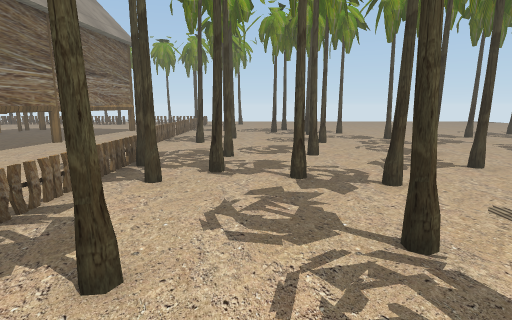
[1] (above)

22 first-person views from a walk through a scene from a Unity 3-D project. The camera is 1.3 m above the floor, tilts 10° down and sees 80° across. The floor is counted in squares, 1 m on a side. Each view is taken from the middle of a square. On the plan, view 1 faces up. The plan holds only what a view shows up to about 14 squares ahead; the rest is blank. The place goes on beyond the plan. Some surface patterns are stand-ins.

[2]
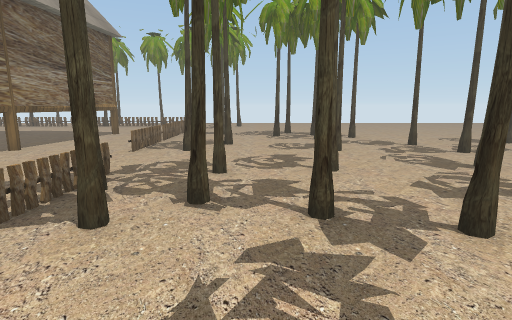

[3]
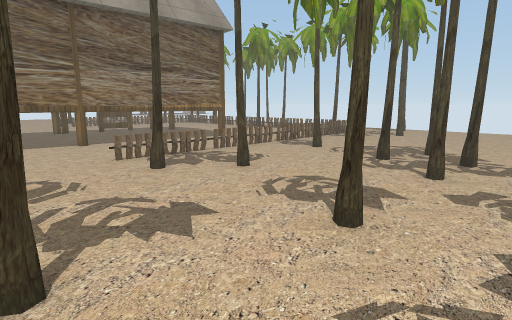

[4]
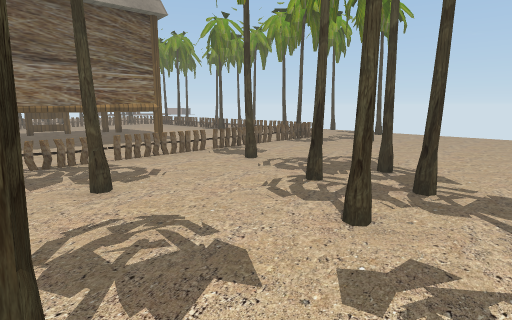

[5]
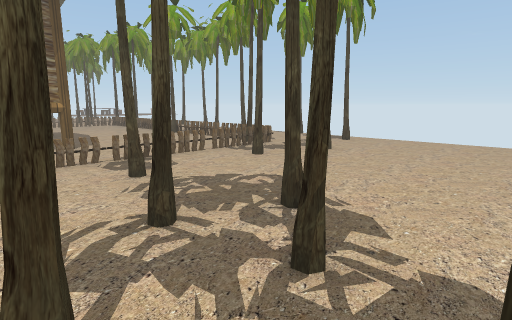

[6]
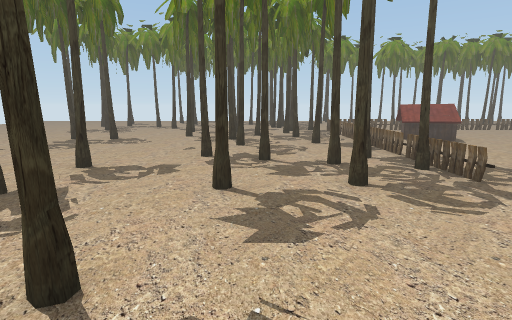

[7]
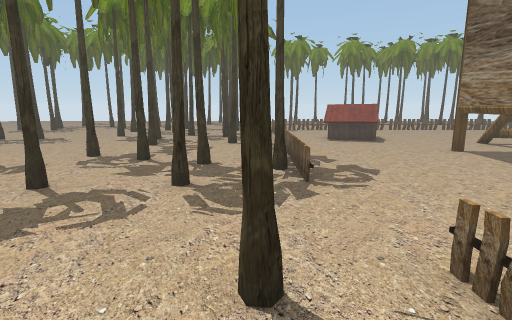

[8]
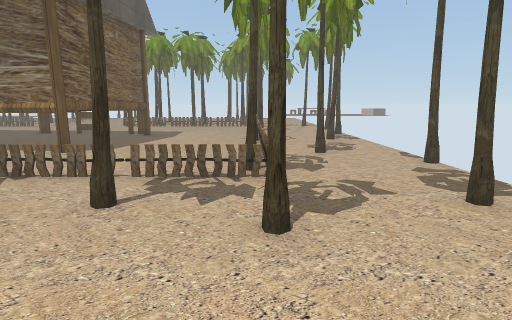

[9]
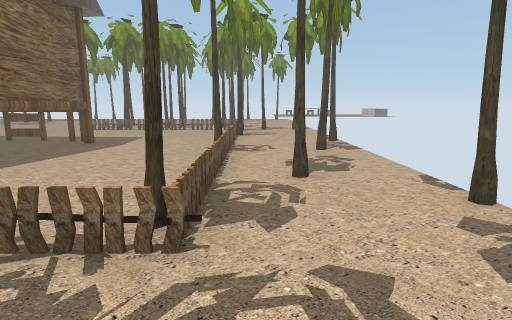

[10]
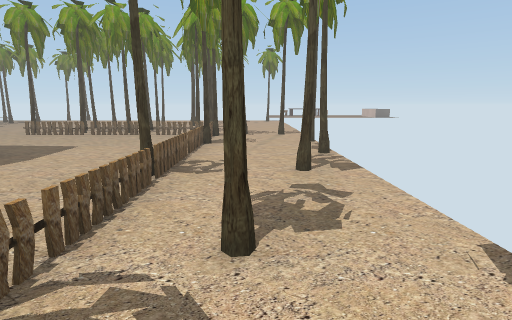

[11]
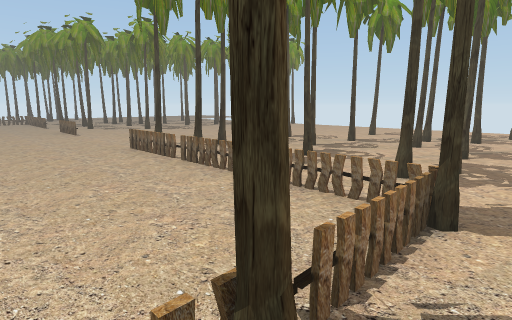

[12]
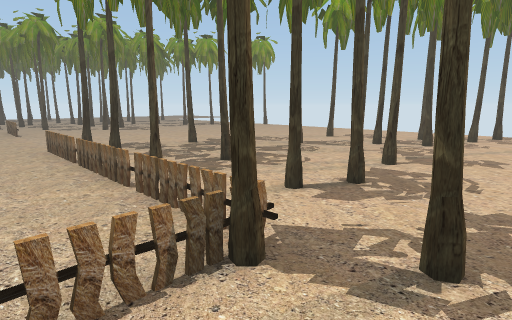

[13]
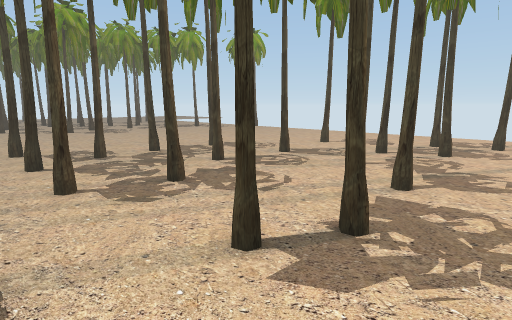

[14]
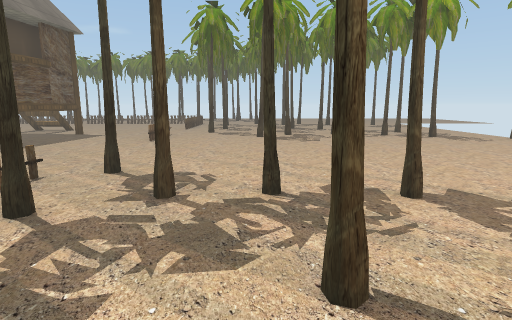

[15]
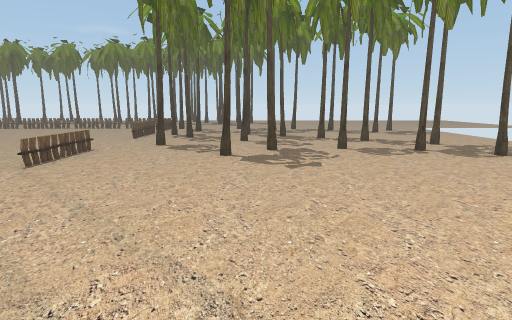

[16]
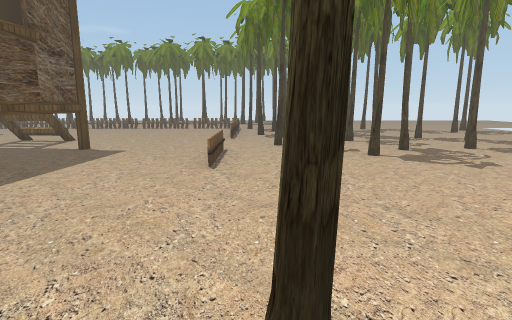

[17]
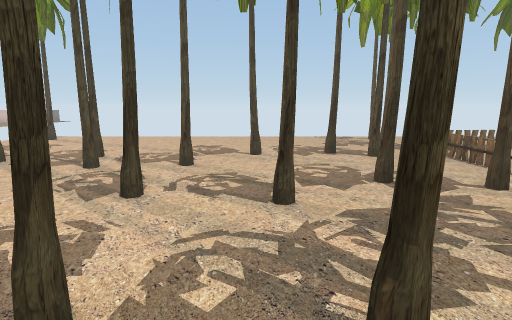

[18]
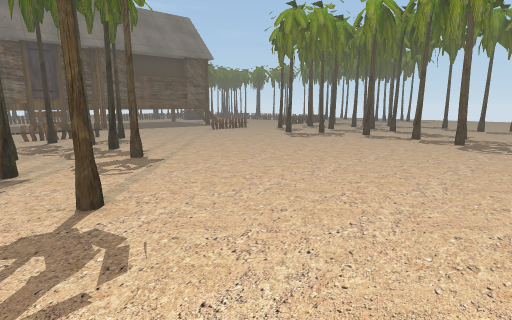

[19]
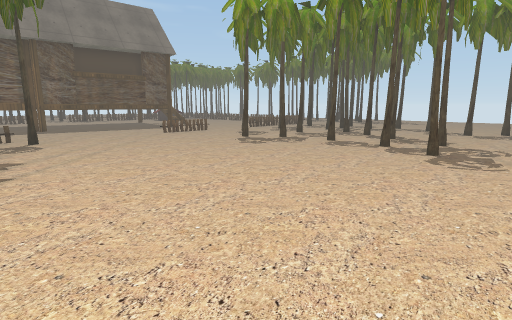

[20]
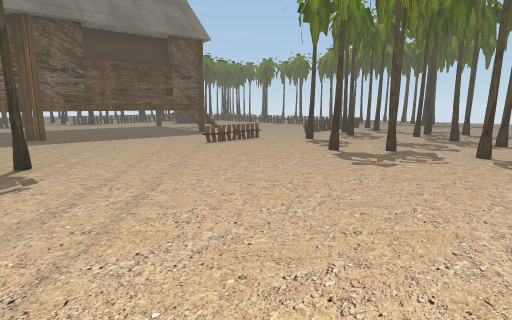

[21]
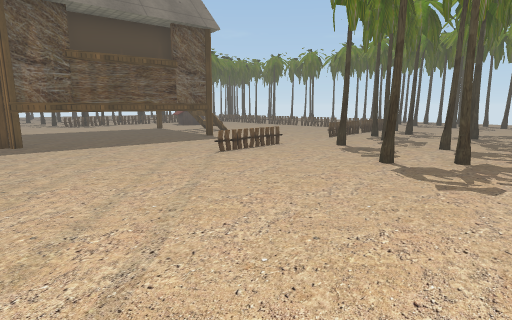

[22]
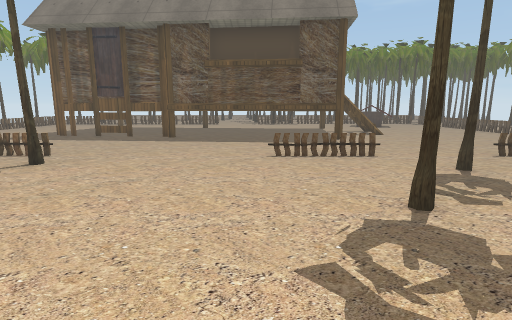

### Floor plan
Key: @ floor where view 1 was taken; # wall or solid block; x gap in a wall; . floor; = window, fence, low wall or low ledge; T thing the floor can be seen under or through; O other object.
Columns run from 32 left of view 1 to 5 right of it. Each row starts with its distance up from view 1.
 26  x...............#.#.......#........
 25  #............#.......#.......#.....
 24  ........................#..........
 23  ............#......................
 22 ...........#..###.##.########..#....
 21 .....#...#..#.#.............#.......
 20 ...#.x.#......=.............=x#......
 19 ............................=........
 18 ...........#.##.............=........
 17  ...#..#.#....#.....######........T..
 16 ....................#   ##..=.#..#.T..
 15 ........#..#.#O.....#    #..=.......#.
 14 ..........#...#....##    #........#...
 13 .............#.....##    #..=..#......
 12 ...................##    #..=.........
 11 ...................#     #..=x#...#...
 10 ...................#     #............
  9 ...................#     #...........#
  8  ..................#     ....=.#......
  7 ..............=...##     ....#........
  6 ..#.......#...=...##    #....#.#.#....
  5 ....#.#..#....=...#     #....##...#...
  4  ...........#.......#   #....#........
  3 ....................###......=...#....
  2 .....#...#................O..#.#......
  1 ......#.#...#.#..........OOO.=....#...
  0 .............##.......... OO.=.#@.....

Where each view was taken, in squares from view 1:
view 1: 0 up, 0 right, facing up
view 2: 2 up, 0 right, facing up
view 3: 8 up, 4 right, facing up-left
view 4: 11 up, 4 right, facing up-left
view 5: 14 up, 4 right, facing up-left
view 6: 13 up, 1 right, facing down
view 7: 13 up, 2 left, facing down
view 8: 22 up, 2 right, facing left
view 9: 23 up, 1 left, facing left
view 10: 24 up, 4 left, facing left
view 11: 23 up, 14 left, facing down-left
view 12: 24 up, 16 left, facing down-left
view 13: 23 up, 18 left, facing down-left
view 14: 19 up, 22 left, facing down
view 15: 14 up, 23 left, facing down
view 16: 14 up, 19 left, facing down
view 17: 13 up, 23 left, facing up
view 18: 18 up, 32 left, facing down-right
view 19: 15 up, 32 left, facing down-right
view 20: 14 up, 27 left, facing down-right
view 21: 13 up, 25 left, facing down-right
view 22: 8 up, 26 left, facing right
